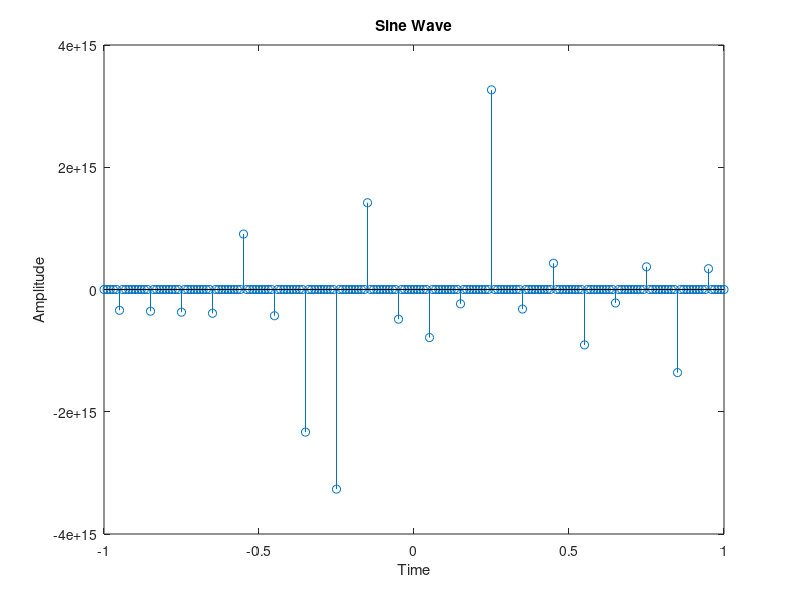

Reproduce this figure in MATLAB.
a=1;
f=5;
fs=100;
n=-1:1/fs:1;
x=a*tan(2*pi*f*n);
stem(n,x);
title("Sine Wave");
xlabel("Time");
ylabel("Amplitude");
